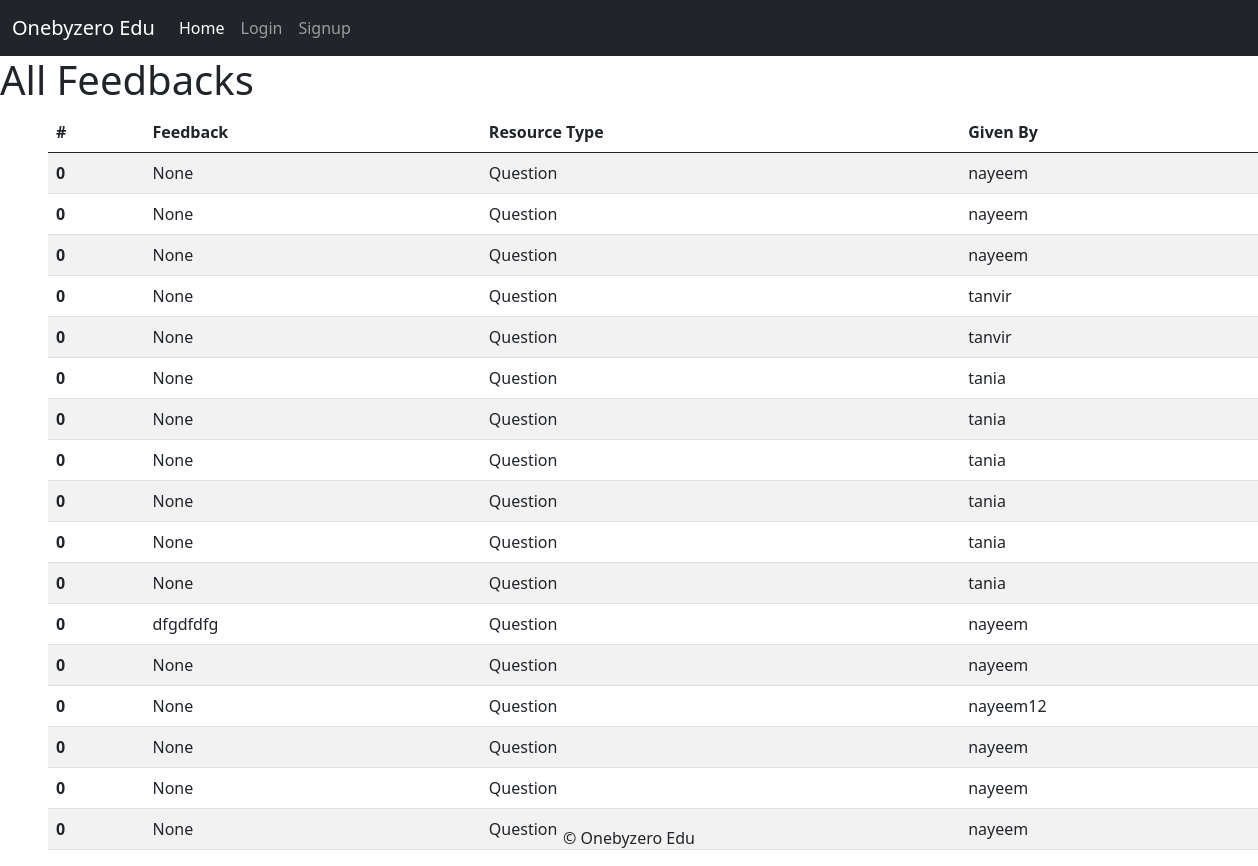
The page /study/view_feedback/ on the database its author committed.
### study/models.py (models this page shows, shortened)
class Question(models.Model):
    university = models.ForeignKey(University, on_delete=models.CASCADE)
    department = models.ForeignKey(Department, on_delete=models.CASCADE)
    year = models.PositiveIntegerField(choices=YEAR_CHOICES)
    semester = models.PositiveIntegerField(choices=SEMESTER_CHOICES)
    course = models.ForeignKey(Course, on_delete=models.CASCADE)
    exam_name = models.CharField(max_length=50, choices=EXAM_CHOICES)
    session = models.CharField(max_length=9, choices=SESSION_CHOICES)
    question_file = models.FileField(upload_to='study/questions/',
        validators=[FileExtensionValidator(allowed_extensions=['pdf', 'jpg', 'png', 'jpeg'])])
    upload_time = models.DateTimeField(auto_now_add=True)
    uploaded_by = models.ForeignKey(User, on_delete=models.CASCADE)
    love_count = models.IntegerField(default=0)
    feedback = models.TextField(blank=True, null=True)

### study/views.py (the view)
# urls.py: path('view_feedback/', views.view_feedback, name='view_feedback'),
def view_feedback(request):
    feedbacks = Question.objects.all() # Fetch all feedbacks (adjust as needed)
    return render(request, 'feedbacks/view_feedbacks.html', {'feedbacks': feedbacks})

### study/templates/feedbacks/view_feedbacks.html (shortened to what this page needs)
{% extends "base.html" %}
{% block content %}
<h1>All Feedbacks</h1>
<table class="table table-striped mx-5">
    <thead>
      <tr>
        <th scope="col">#</th>
        <th scope="col">Feedback</th>
        <th scope="col">Resource Type</th>
        <th scope="col">Given By</th>
      </tr>
    </thead>
    <tbody>
      {% for feedback in feedbacks %}
        <tr>
          <th scope="row">0</th>
          <td>{{ feedback.feedback }}</td>
          <td>Question</td>
          <td>{{ feedback.uploaded_by }}</td>
        </tr>
      {% endfor %}
    </tbody>
  </table>
{% endblock %}

### rows shown on the page
Question: feedback "None", uploaded_by "nayeem"
Question: feedback "None", uploaded_by "nayeem"
Question: feedback "None", uploaded_by "nayeem"
Question: feedback "None", uploaded_by "tanvir"
Question: feedback "None", uploaded_by "tanvir"
Question: feedback "None", uploaded_by "tania"
Question: feedback "None", uploaded_by "tania"
Question: feedback "None", uploaded_by "tania"
Question: feedback "None", uploaded_by "tania"
Question: feedback "None", uploaded_by "tania"
Question: feedback "None", uploaded_by "tania"
Question: feedback "dfgdfdfg", uploaded_by "nayeem"
Question: feedback "None", uploaded_by "nayeem"
Question: feedback "None", uploaded_by "nayeem12"
Question: feedback "None", uploaded_by "nayeem"
Question: feedback "None", uploaded_by "nayeem"
Question: feedback "None", uploaded_by "nayeem"
